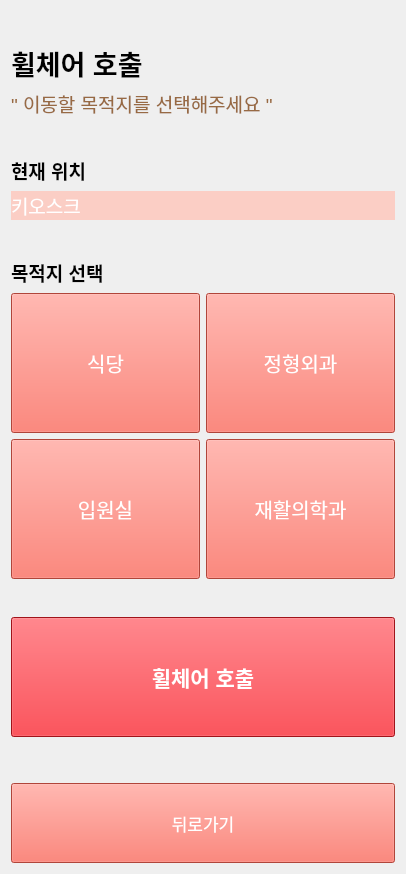
<?xml version="1.0" encoding="UTF-8"?>
<ui version="4.0">
 <class>kiosk_wheel</class>
 <widget class="QWidget" name="kiosk_wheel">
  <property name="geometry">
   <rect>
    <x>0</x>
    <y>0</y>
    <width>406</width>
    <height>874</height>
   </rect>
  </property>
  <property name="windowTitle">
   <string>휠체어 호출</string>
  </property>
  <layout class="QVBoxLayout" name="mainLayout">
   <item>
    <spacer>
     <property name="sizeHint" stdset="0">
      <size>
       <width>20</width>
       <height>20</height>
      </size>
     </property>
    </spacer>
   </item>
   <item>
    <widget class="QLabel" name="label_title">
     <property name="font">
      <font>
       <pointsize>20</pointsize>
       <weight>75</weight>
       <bold>true</bold>
      </font>
     </property>
     <property name="text">
      <string>휠체어 호출</string>
     </property>
    </widget>
   </item>
   <item>
    <widget class="QLabel" name="label_desc">
     <property name="font">
      <font>
       <pointsize>14</pointsize>
      </font>
     </property>
     <property name="styleSheet">
      <string notr="true">color: rgb(152, 106, 68);</string>
     </property>
     <property name="text">
      <string>&quot; 이동할 목적지를 선택해주세요 &quot;</string>
     </property>
    </widget>
   </item>
   <item>
    <spacer>
     <property name="sizeHint" stdset="0">
      <size>
       <width>20</width>
       <height>25</height>
      </size>
     </property>
    </spacer>
   </item>
   <item>
    <widget class="QLabel" name="label_from_title">
     <property name="font">
      <font>
       <pointsize>14</pointsize>
       <weight>75</weight>
       <bold>true</bold>
      </font>
     </property>
     <property name="text">
      <string>현재 위치</string>
     </property>
    </widget>
   </item>
   <item>
    <widget class="QLabel" name="label_from">
     <property name="font">
      <font>
       <pointsize>14</pointsize>
      </font>
     </property>
     <property name="styleSheet">
      <string notr="true">background-color: rgb(251, 206, 197);
color: rgb(255, 255, 255);</string>
     </property>
     <property name="frameShape">
      <enum>QFrame::NoFrame</enum>
     </property>
     <property name="text">
      <string>키오스크</string>
     </property>
    </widget>
   </item>
   <item>
    <spacer>
     <property name="sizeHint" stdset="0">
      <size>
       <width>20</width>
       <height>25</height>
      </size>
     </property>
    </spacer>
   </item>
   <item>
    <widget class="QLabel" name="label_to_title">
     <property name="font">
      <font>
       <pointsize>14</pointsize>
       <weight>75</weight>
       <bold>true</bold>
      </font>
     </property>
     <property name="text">
      <string>목적지 선택</string>
     </property>
    </widget>
   </item>
   <item>
    <layout class="QGridLayout" name="gridLayout">
     <item row="0" column="1">
      <widget class="QPushButton" name="btn_dest_jung">
       <property name="minimumSize">
        <size>
         <width>0</width>
         <height>140</height>
        </size>
       </property>
       <property name="palette">
        <palette>
         <active>
          <colorrole role="WindowText">
           <brush brushstyle="SolidPattern">
            <color alpha="255">
             <red>255</red>
             <green>255</green>
             <blue>255</blue>
            </color>
           </brush>
          </colorrole>
          <colorrole role="Button">
           <brush brushstyle="SolidPattern">
            <color alpha="255">
             <red>246</red>
             <green>97</green>
             <blue>81</blue>
            </color>
           </brush>
          </colorrole>
          <colorrole role="Text">
           <brush brushstyle="SolidPattern">
            <color alpha="255">
             <red>255</red>
             <green>255</green>
             <blue>255</blue>
            </color>
           </brush>
          </colorrole>
          <colorrole role="ButtonText">
           <brush brushstyle="SolidPattern">
            <color alpha="255">
             <red>255</red>
             <green>255</green>
             <blue>255</blue>
            </color>
           </brush>
          </colorrole>
          <colorrole role="Base">
           <brush brushstyle="SolidPattern">
            <color alpha="255">
             <red>246</red>
             <green>97</green>
             <blue>81</blue>
            </color>
           </brush>
          </colorrole>
          <colorrole role="Window">
           <brush brushstyle="SolidPattern">
            <color alpha="255">
             <red>246</red>
             <green>97</green>
             <blue>81</blue>
            </color>
           </brush>
          </colorrole>
          <colorrole role="Highlight">
           <brush brushstyle="SolidPattern">
            <color alpha="255">
             <red>39</red>
             <green>191</green>
             <blue>115</blue>
            </color>
           </brush>
          </colorrole>
          <colorrole role="PlaceholderText">
           <brush brushstyle="SolidPattern">
            <color alpha="255">
             <red>255</red>
             <green>255</green>
             <blue>255</blue>
            </color>
           </brush>
          </colorrole>
         </active>
         <inactive>
          <colorrole role="WindowText">
           <brush brushstyle="SolidPattern">
            <color alpha="255">
             <red>255</red>
             <green>255</green>
             <blue>255</blue>
            </color>
           </brush>
          </colorrole>
          <colorrole role="Button">
           <brush brushstyle="SolidPattern">
            <color alpha="255">
             <red>246</red>
             <green>97</green>
             <blue>81</blue>
            </color>
           </brush>
          </colorrole>
          <colorrole role="Text">
           <brush brushstyle="SolidPattern">
            <color alpha="255">
             <red>255</red>
             <green>255</green>
             <blue>255</blue>
            </color>
           </brush>
          </colorrole>
          <colorrole role="ButtonText">
           <brush brushstyle="SolidPattern">
            <color alpha="255">
             <red>255</red>
             <green>255</green>
             <blue>255</blue>
            </color>
           </brush>
          </colorrole>
          <colorrole role="Base">
           <brush brushstyle="SolidPattern">
            <color alpha="255">
             <red>246</red>
             <green>97</green>
             <blue>81</blue>
            </color>
           </brush>
          </colorrole>
          <colorrole role="Window">
           <brush brushstyle="SolidPattern">
            <color alpha="255">
             <red>246</red>
             <green>97</green>
             <blue>81</blue>
            </color>
           </brush>
          </colorrole>
          <colorrole role="Highlight">
           <brush brushstyle="SolidPattern">
            <color alpha="255">
             <red>39</red>
             <green>191</green>
             <blue>115</blue>
            </color>
           </brush>
          </colorrole>
          <colorrole role="PlaceholderText">
           <brush brushstyle="SolidPattern">
            <color alpha="255">
             <red>255</red>
             <green>255</green>
             <blue>255</blue>
            </color>
           </brush>
          </colorrole>
         </inactive>
         <disabled>
          <colorrole role="WindowText">
           <brush brushstyle="SolidPattern">
            <color alpha="255">
             <red>255</red>
             <green>255</green>
             <blue>255</blue>
            </color>
           </brush>
          </colorrole>
          <colorrole role="Button">
           <brush brushstyle="SolidPattern">
            <color alpha="255">
             <red>246</red>
             <green>97</green>
             <blue>81</blue>
            </color>
           </brush>
          </colorrole>
          <colorrole role="Text">
           <brush brushstyle="SolidPattern">
            <color alpha="255">
             <red>255</red>
             <green>255</green>
             <blue>255</blue>
            </color>
           </brush>
          </colorrole>
          <colorrole role="ButtonText">
           <brush brushstyle="SolidPattern">
            <color alpha="255">
             <red>255</red>
             <green>255</green>
             <blue>255</blue>
            </color>
           </brush>
          </colorrole>
          <colorrole role="Base">
           <brush brushstyle="SolidPattern">
            <color alpha="255">
             <red>246</red>
             <green>97</green>
             <blue>81</blue>
            </color>
           </brush>
          </colorrole>
          <colorrole role="Window">
           <brush brushstyle="SolidPattern">
            <color alpha="255">
             <red>246</red>
             <green>97</green>
             <blue>81</blue>
            </color>
           </brush>
          </colorrole>
          <colorrole role="Highlight">
           <brush brushstyle="SolidPattern">
            <color alpha="255">
             <red>39</red>
             <green>191</green>
             <blue>115</blue>
            </color>
           </brush>
          </colorrole>
          <colorrole role="PlaceholderText">
           <brush brushstyle="SolidPattern">
            <color alpha="255">
             <red>255</red>
             <green>255</green>
             <blue>255</blue>
            </color>
           </brush>
          </colorrole>
         </disabled>
        </palette>
       </property>
       <property name="font">
        <font>
         <pointsize>15</pointsize>
        </font>
       </property>
       <property name="styleSheet">
        <string notr="true">color: rgb(255, 255, 255);
background-color: rgb(246, 97, 81);</string>
       </property>
       <property name="text">
        <string>정형외과</string>
       </property>
       <property name="checkable">
        <bool>false</bool>
       </property>
       <property name="checked">
        <bool>false</bool>
       </property>
      </widget>
     </item>
     <item row="0" column="0">
      <widget class="QPushButton" name="btn_dest_food">
       <property name="minimumSize">
        <size>
         <width>0</width>
         <height>140</height>
        </size>
       </property>
       <property name="palette">
        <palette>
         <active>
          <colorrole role="WindowText">
           <brush brushstyle="SolidPattern">
            <color alpha="255">
             <red>255</red>
             <green>255</green>
             <blue>255</blue>
            </color>
           </brush>
          </colorrole>
          <colorrole role="Button">
           <brush brushstyle="SolidPattern">
            <color alpha="255">
             <red>246</red>
             <green>97</green>
             <blue>81</blue>
            </color>
           </brush>
          </colorrole>
          <colorrole role="Text">
           <brush brushstyle="SolidPattern">
            <color alpha="255">
             <red>255</red>
             <green>255</green>
             <blue>255</blue>
            </color>
           </brush>
          </colorrole>
          <colorrole role="ButtonText">
           <brush brushstyle="SolidPattern">
            <color alpha="255">
             <red>255</red>
             <green>255</green>
             <blue>255</blue>
            </color>
           </brush>
          </colorrole>
          <colorrole role="Base">
           <brush brushstyle="SolidPattern">
            <color alpha="255">
             <red>246</red>
             <green>97</green>
             <blue>81</blue>
            </color>
           </brush>
          </colorrole>
          <colorrole role="Window">
           <brush brushstyle="SolidPattern">
            <color alpha="255">
             <red>246</red>
             <green>97</green>
             <blue>81</blue>
            </color>
           </brush>
          </colorrole>
          <colorrole role="Highlight">
           <brush brushstyle="SolidPattern">
            <color alpha="255">
             <red>39</red>
             <green>191</green>
             <blue>115</blue>
            </color>
           </brush>
          </colorrole>
          <colorrole role="PlaceholderText">
           <brush brushstyle="SolidPattern">
            <color alpha="255">
             <red>255</red>
             <green>255</green>
             <blue>255</blue>
            </color>
           </brush>
          </colorrole>
         </active>
         <inactive>
          <colorrole role="WindowText">
           <brush brushstyle="SolidPattern">
            <color alpha="255">
             <red>255</red>
             <green>255</green>
             <blue>255</blue>
            </color>
           </brush>
          </colorrole>
          <colorrole role="Button">
           <brush brushstyle="SolidPattern">
            <color alpha="255">
             <red>246</red>
             <green>97</green>
             <blue>81</blue>
            </color>
           </brush>
          </colorrole>
          <colorrole role="Text">
           <brush brushstyle="SolidPattern">
            <color alpha="255">
             <red>255</red>
             <green>255</green>
             <blue>255</blue>
            </color>
           </brush>
          </colorrole>
          <colorrole role="ButtonText">
           <brush brushstyle="SolidPattern">
            <color alpha="255">
             <red>255</red>
             <green>255</green>
             <blue>255</blue>
            </color>
           </brush>
          </colorrole>
          <colorrole role="Base">
           <brush brushstyle="SolidPattern">
            <color alpha="255">
             <red>246</red>
             <green>97</green>
             <blue>81</blue>
            </color>
           </brush>
          </colorrole>
          <colorrole role="Window">
           <brush brushstyle="SolidPattern">
            <color alpha="255">
             <red>246</red>
             <green>97</green>
             <blue>81</blue>
            </color>
           </brush>
          </colorrole>
          <colorrole role="Highlight">
           <brush brushstyle="SolidPattern">
            <color alpha="255">
             <red>39</red>
             <green>191</green>
             <blue>115</blue>
            </color>
           </brush>
          </colorrole>
          <colorrole role="PlaceholderText">
           <brush brushstyle="SolidPattern">
            <color alpha="255">
             <red>255</red>
             <green>255</green>
             <blue>255</blue>
            </color>
           </brush>
          </colorrole>
         </inactive>
         <disabled>
          <colorrole role="WindowText">
           <brush brushstyle="SolidPattern">
            <color alpha="255">
             <red>255</red>
             <green>255</green>
             <blue>255</blue>
            </color>
           </brush>
          </colorrole>
          <colorrole role="Button">
           <brush brushstyle="SolidPattern">
            <color alpha="255">
             <red>246</red>
             <green>97</green>
             <blue>81</blue>
            </color>
           </brush>
          </colorrole>
          <colorrole role="Text">
           <brush brushstyle="SolidPattern">
            <color alpha="255">
             <red>255</red>
             <green>255</green>
             <blue>255</blue>
            </color>
           </brush>
          </colorrole>
          <colorrole role="ButtonText">
           <brush brushstyle="SolidPattern">
            <color alpha="255">
             <red>255</red>
             <green>255</green>
             <blue>255</blue>
            </color>
           </brush>
          </colorrole>
          <colorrole role="Base">
           <brush brushstyle="SolidPattern">
            <color alpha="255">
             <red>246</red>
             <green>97</green>
             <blue>81</blue>
            </color>
           </brush>
          </colorrole>
          <colorrole role="Window">
           <brush brushstyle="SolidPattern">
            <color alpha="255">
             <red>246</red>
             <green>97</green>
             <blue>81</blue>
            </color>
           </brush>
          </colorrole>
          <colorrole role="Highlight">
           <brush brushstyle="SolidPattern">
            <color alpha="255">
             <red>39</red>
             <green>191</green>
             <blue>115</blue>
            </color>
           </brush>
          </colorrole>
          <colorrole role="PlaceholderText">
           <brush brushstyle="SolidPattern">
            <color alpha="255">
             <red>255</red>
             <green>255</green>
             <blue>255</blue>
            </color>
           </brush>
          </colorrole>
         </disabled>
        </palette>
       </property>
       <property name="font">
        <font>
         <pointsize>15</pointsize>
        </font>
       </property>
       <property name="styleSheet">
        <string notr="true">color: rgb(255, 255, 255);
background-color: rgb(246, 97, 81);</string>
       </property>
       <property name="text">
        <string>식당</string>
       </property>
       <property name="checkable">
        <bool>false</bool>
       </property>
       <property name="checked">
        <bool>false</bool>
       </property>
      </widget>
     </item>
     <item row="1" column="0">
      <widget class="QPushButton" name="btn_dest_room">
       <property name="minimumSize">
        <size>
         <width>0</width>
         <height>140</height>
        </size>
       </property>
       <property name="palette">
        <palette>
         <active>
          <colorrole role="WindowText">
           <brush brushstyle="SolidPattern">
            <color alpha="255">
             <red>255</red>
             <green>255</green>
             <blue>255</blue>
            </color>
           </brush>
          </colorrole>
          <colorrole role="Button">
           <brush brushstyle="SolidPattern">
            <color alpha="255">
             <red>246</red>
             <green>97</green>
             <blue>81</blue>
            </color>
           </brush>
          </colorrole>
          <colorrole role="Text">
           <brush brushstyle="SolidPattern">
            <color alpha="255">
             <red>255</red>
             <green>255</green>
             <blue>255</blue>
            </color>
           </brush>
          </colorrole>
          <colorrole role="ButtonText">
           <brush brushstyle="SolidPattern">
            <color alpha="255">
             <red>255</red>
             <green>255</green>
             <blue>255</blue>
            </color>
           </brush>
          </colorrole>
          <colorrole role="Base">
           <brush brushstyle="SolidPattern">
            <color alpha="255">
             <red>246</red>
             <green>97</green>
             <blue>81</blue>
            </color>
           </brush>
          </colorrole>
          <colorrole role="Window">
           <brush brushstyle="SolidPattern">
            <color alpha="255">
             <red>246</red>
             <green>97</green>
             <blue>81</blue>
            </color>
           </brush>
          </colorrole>
          <colorrole role="Highlight">
           <brush brushstyle="SolidPattern">
            <color alpha="255">
             <red>39</red>
             <green>191</green>
             <blue>115</blue>
            </color>
           </brush>
          </colorrole>
          <colorrole role="PlaceholderText">
           <brush brushstyle="SolidPattern">
            <color alpha="255">
             <red>255</red>
             <green>255</green>
             <blue>255</blue>
            </color>
           </brush>
          </colorrole>
         </active>
         <inactive>
          <colorrole role="WindowText">
           <brush brushstyle="SolidPattern">
            <color alpha="255">
             <red>255</red>
             <green>255</green>
             <blue>255</blue>
            </color>
           </brush>
          </colorrole>
          <colorrole role="Button">
           <brush brushstyle="SolidPattern">
            <color alpha="255">
             <red>246</red>
             <green>97</green>
             <blue>81</blue>
            </color>
           </brush>
          </colorrole>
          <colorrole role="Text">
           <brush brushstyle="SolidPattern">
            <color alpha="255">
             <red>255</red>
             <green>255</green>
             <blue>255</blue>
            </color>
           </brush>
          </colorrole>
          <colorrole role="ButtonText">
           <brush brushstyle="SolidPattern">
            <color alpha="255">
             <red>255</red>
             <green>255</green>
             <blue>255</blue>
            </color>
           </brush>
          </colorrole>
          <colorrole role="Base">
           <brush brushstyle="SolidPattern">
            <color alpha="255">
             <red>246</red>
             <green>97</green>
             <blue>81</blue>
            </color>
           </brush>
          </colorrole>
          <colorrole role="Window">
           <brush brushstyle="SolidPattern">
            <color alpha="255">
             <red>246</red>
             <green>97</green>
             <blue>81</blue>
            </color>
           </brush>
          </colorrole>
          <colorrole role="Highlight">
           <brush brushstyle="SolidPattern">
            <color alpha="255">
             <red>39</red>
             <green>191</green>
             <blue>115</blue>
            </color>
           </brush>
          </colorrole>
          <colorrole role="PlaceholderText">
           <brush brushstyle="SolidPattern">
            <color alpha="255">
             <red>255</red>
             <green>255</green>
             <blue>255</blue>
            </color>
           </brush>
          </colorrole>
         </inactive>
         <disabled>
          <colorrole role="WindowText">
           <brush brushstyle="SolidPattern">
            <color alpha="255">
             <red>255</red>
             <green>255</green>
             <blue>255</blue>
            </color>
           </brush>
          </colorrole>
          <colorrole role="Button">
           <brush brushstyle="SolidPattern">
            <color alpha="255">
             <red>246</red>
             <green>97</green>
             <blue>81</blue>
            </color>
           </brush>
          </colorrole>
          <colorrole role="Text">
           <brush brushstyle="SolidPattern">
            <color alpha="255">
             <red>255</red>
             <green>255</green>
             <blue>255</blue>
            </color>
           </brush>
          </colorrole>
          <colorrole role="ButtonText">
           <brush brushstyle="SolidPattern">
            <color alpha="255">
             <red>255</red>
             <green>255</green>
             <blue>255</blue>
            </color>
           </brush>
          </colorrole>
          <colorrole role="Base">
           <brush brushstyle="SolidPattern">
            <color alpha="255">
             <red>246</red>
             <green>97</green>
             <blue>81</blue>
            </color>
           </brush>
          </colorrole>
          <colorrole role="Window">
           <brush brushstyle="SolidPattern">
            <color alpha="255">
             <red>246</red>
             <green>97</green>
             <blue>81</blue>
            </color>
           </brush>
          </colorrole>
          <colorrole role="Highlight">
           <brush brushstyle="SolidPattern">
            <color alpha="255">
             <red>39</red>
             <green>191</green>
             <blue>115</blue>
            </color>
           </brush>
          </colorrole>
          <colorrole role="PlaceholderText">
           <brush brushstyle="SolidPattern">
            <color alpha="255">
             <red>255</red>
             <green>255</green>
             <blue>255</blue>
            </color>
           </brush>
          </colorrole>
         </disabled>
        </palette>
       </property>
       <property name="font">
        <font>
         <pointsize>15</pointsize>
        </font>
       </property>
       <property name="styleSheet">
        <string notr="true">color: rgb(255, 255, 255);
background-color: rgb(246, 97, 81);</string>
       </property>
       <property name="text">
        <string>입원실</string>
       </property>
       <property name="checkable">
        <bool>false</bool>
       </property>
      </widget>
     </item>
     <item row="1" column="1">
      <widget class="QPushButton" name="btn_dest_jae">
       <property name="minimumSize">
        <size>
         <width>0</width>
         <height>140</height>
        </size>
       </property>
       <property name="font">
        <font>
         <pointsize>15</pointsize>
        </font>
       </property>
       <property name="styleSheet">
        <string notr="true">color: rgb(255, 255, 255);
background-color: rgb(246, 97, 81);</string>
       </property>
       <property name="text">
        <string>재활의학과</string>
       </property>
       <property name="checkable">
        <bool>false</bool>
       </property>
      </widget>
     </item>
    </layout>
   </item>
   <item>
    <spacer>
     <property name="sizeHint" stdset="0">
      <size>
       <width>20</width>
       <height>30</height>
      </size>
     </property>
    </spacer>
   </item>
   <item>
    <widget class="QPushButton" name="btn_call">
     <property name="minimumSize">
      <size>
       <width>0</width>
       <height>120</height>
      </size>
     </property>
     <property name="palette">
      <palette>
       <active>
        <colorrole role="WindowText">
         <brush brushstyle="SolidPattern">
          <color alpha="255">
           <red>255</red>
           <green>255</green>
           <blue>255</blue>
          </color>
         </brush>
        </colorrole>
        <colorrole role="Button">
         <brush brushstyle="SolidPattern">
          <color alpha="255">
           <red>224</red>
           <green>27</green>
           <blue>36</blue>
          </color>
         </brush>
        </colorrole>
        <colorrole role="Text">
         <brush brushstyle="SolidPattern">
          <color alpha="255">
           <red>255</red>
           <green>255</green>
           <blue>255</blue>
          </color>
         </brush>
        </colorrole>
        <colorrole role="ButtonText">
         <brush brushstyle="SolidPattern">
          <color alpha="255">
           <red>255</red>
           <green>255</green>
           <blue>255</blue>
          </color>
         </brush>
        </colorrole>
        <colorrole role="Base">
         <brush brushstyle="SolidPattern">
          <color alpha="255">
           <red>224</red>
           <green>27</green>
           <blue>36</blue>
          </color>
         </brush>
        </colorrole>
        <colorrole role="Window">
         <brush brushstyle="SolidPattern">
          <color alpha="255">
           <red>224</red>
           <green>27</green>
           <blue>36</blue>
          </color>
         </brush>
        </colorrole>
        <colorrole role="Highlight">
         <brush brushstyle="SolidPattern">
          <color alpha="255">
           <red>39</red>
           <green>191</green>
           <blue>115</blue>
          </color>
         </brush>
        </colorrole>
        <colorrole role="PlaceholderText">
         <brush brushstyle="SolidPattern">
          <color alpha="255">
           <red>255</red>
           <green>255</green>
           <blue>255</blue>
          </color>
         </brush>
        </colorrole>
       </active>
       <inactive>
        <colorrole role="WindowText">
         <brush brushstyle="SolidPattern">
          <color alpha="255">
           <red>255</red>
           <green>255</green>
           <blue>255</blue>
          </color>
         </brush>
        </colorrole>
        <colorrole role="Button">
         <brush brushstyle="SolidPattern">
          <color alpha="255">
           <red>224</red>
           <green>27</green>
           <blue>36</blue>
          </color>
         </brush>
        </colorrole>
        <colorrole role="Text">
         <brush brushstyle="SolidPattern">
          <color alpha="255">
           <red>255</red>
           <green>255</green>
           <blue>255</blue>
          </color>
         </brush>
        </colorrole>
        <colorrole role="ButtonText">
         <brush brushstyle="SolidPattern">
          <color alpha="255">
           <red>255</red>
           <green>255</green>
           <blue>255</blue>
          </color>
         </brush>
        </colorrole>
        <colorrole role="Base">
         <brush brushstyle="SolidPattern">
          <color alpha="255">
           <red>224</red>
           <green>27</green>
           <blue>36</blue>
          </color>
         </brush>
        </colorrole>
        <colorrole role="Window">
         <brush brushstyle="SolidPattern">
          <color alpha="255">
           <red>224</red>
           <green>27</green>
           <blue>36</blue>
          </color>
         </brush>
        </colorrole>
        <colorrole role="Highlight">
         <brush brushstyle="SolidPattern">
          <color alpha="255">
           <red>39</red>
           <green>191</green>
           <blue>115</blue>
          </color>
         </brush>
        </colorrole>
        <colorrole role="PlaceholderText">
         <brush brushstyle="SolidPattern">
          <color alpha="255">
           <red>255</red>
           <green>255</green>
           <blue>255</blue>
          </color>
         </brush>
        </colorrole>
       </inactive>
       <disabled>
        <colorrole role="WindowText">
         <brush brushstyle="SolidPattern">
          <color alpha="255">
           <red>255</red>
           <green>255</green>
           <blue>255</blue>
          </color>
         </brush>
        </colorrole>
        <colorrole role="Button">
         <brush brushstyle="SolidPattern">
          <color alpha="255">
           <red>224</red>
           <green>27</green>
           <blue>36</blue>
          </color>
         </brush>
        </colorrole>
        <colorrole role="Text">
         <brush brushstyle="SolidPattern">
          <color alpha="255">
           <red>255</red>
           <green>255</green>
           <blue>255</blue>
          </color>
         </brush>
        </colorrole>
        <colorrole role="ButtonText">
         <brush brushstyle="SolidPattern">
          <color alpha="255">
           <red>255</red>
           <green>255</green>
           <blue>255</blue>
          </color>
         </brush>
        </colorrole>
        <colorrole role="Base">
         <brush brushstyle="SolidPattern">
          <color alpha="255">
           <red>224</red>
           <green>27</green>
           <blue>36</blue>
          </color>
         </brush>
        </colorrole>
        <colorrole role="Window">
         <brush brushstyle="SolidPattern">
          <color alpha="255">
           <red>224</red>
           <green>27</green>
           <blue>36</blue>
          </color>
         </brush>
        </colorrole>
        <colorrole role="Highlight">
         <brush brushstyle="SolidPattern">
          <color alpha="255">
           <red>39</red>
           <green>191</green>
           <blue>115</blue>
          </color>
         </brush>
        </colorrole>
        <colorrole role="PlaceholderText">
         <brush brushstyle="SolidPattern">
          <color alpha="255">
           <red>255</red>
           <green>255</green>
           <blue>255</blue>
          </color>
         </brush>
        </colorrole>
       </disabled>
      </palette>
     </property>
     <property name="font">
      <font>
       <pointsize>16</pointsize>
       <weight>75</weight>
       <bold>true</bold>
      </font>
     </property>
     <property name="styleSheet">
      <string notr="true">color: rgb(255, 255, 255);
background-color: rgb(224, 27, 36);</string>
     </property>
     <property name="text">
      <string>휠체어 호출</string>
     </property>
    </widget>
   </item>
   <item>
    <spacer name="verticalSpacer">
     <property name="sizeHint" stdset="0">
      <size>
       <width>20</width>
       <height>40</height>
      </size>
     </property>
    </spacer>
   </item>
   <item>
    <widget class="QPushButton" name="btn_back">
     <property name="minimumSize">
      <size>
       <width>0</width>
       <height>80</height>
      </size>
     </property>
     <property name="palette">
      <palette>
       <active>
        <colorrole role="WindowText">
         <brush brushstyle="SolidPattern">
          <color alpha="255">
           <red>255</red>
           <green>255</green>
           <blue>255</blue>
          </color>
         </brush>
        </colorrole>
        <colorrole role="Button">
         <brush brushstyle="SolidPattern">
          <color alpha="255">
           <red>246</red>
           <green>97</green>
           <blue>81</blue>
          </color>
         </brush>
        </colorrole>
        <colorrole role="Text">
         <brush brushstyle="SolidPattern">
          <color alpha="255">
           <red>255</red>
           <green>255</green>
           <blue>255</blue>
          </color>
         </brush>
        </colorrole>
        <colorrole role="ButtonText">
         <brush brushstyle="SolidPattern">
          <color alpha="255">
           <red>255</red>
           <green>255</green>
           <blue>255</blue>
          </color>
         </brush>
        </colorrole>
        <colorrole role="Base">
         <brush brushstyle="SolidPattern">
          <color alpha="255">
           <red>246</red>
           <green>97</green>
           <blue>81</blue>
          </color>
         </brush>
        </colorrole>
        <colorrole role="Window">
         <brush brushstyle="SolidPattern">
          <color alpha="255">
           <red>246</red>
           <green>97</green>
           <blue>81</blue>
          </color>
         </brush>
        </colorrole>
        <colorrole role="PlaceholderText">
         <brush brushstyle="SolidPattern">
          <color alpha="255">
           <red>255</red>
           <green>255</green>
           <blue>255</blue>
          </color>
         </brush>
        </colorrole>
       </active>
       <inactive>
        <colorrole role="WindowText">
         <brush brushstyle="SolidPattern">
          <color alpha="255">
           <red>255</red>
           <green>255</green>
           <blue>255</blue>
          </color>
         </brush>
        </colorrole>
        <colorrole role="Button">
         <brush brushstyle="SolidPattern">
          <color alpha="255">
           <red>246</red>
           <green>97</green>
           <blue>81</blue>
          </color>
         </brush>
        </colorrole>
        <colorrole role="Text">
         <brush brushstyle="SolidPattern">
          <color alpha="255">
           <red>255</red>
           <green>255</green>
           <blue>255</blue>
          </color>
         </brush>
        </colorrole>
        <colorrole role="ButtonText">
         <brush brushstyle="SolidPattern">
          <color alpha="255">
           <red>255</red>
           <green>255</green>
           <blue>255</blue>
          </color>
         </brush>
        </colorrole>
        <colorrole role="Base">
         <brush brushstyle="SolidPattern">
          <color alpha="255">
           <red>246</red>
           <green>97</green>
           <blue>81</blue>
          </color>
         </brush>
        </colorrole>
        <colorrole role="Window">
         <brush brushstyle="SolidPattern">
          <color alpha="255">
           <red>246</red>
           <green>97</green>
           <blue>81</blue>
          </color>
         </brush>
        </colorrole>
        <colorrole role="PlaceholderText">
         <brush brushstyle="SolidPattern">
          <color alpha="255">
           <red>255</red>
           <green>255</green>
           <blue>255</blue>
          </color>
         </brush>
        </colorrole>
       </inactive>
       <disabled>
        <colorrole role="WindowText">
         <brush brushstyle="SolidPattern">
          <color alpha="255">
           <red>255</red>
           <green>255</green>
           <blue>255</blue>
          </color>
         </brush>
        </colorrole>
        <colorrole role="Button">
         <brush brushstyle="SolidPattern">
          <color alpha="255">
           <red>246</red>
           <green>97</green>
           <blue>81</blue>
          </color>
         </brush>
        </colorrole>
        <colorrole role="Text">
         <brush brushstyle="SolidPattern">
          <color alpha="255">
           <red>255</red>
           <green>255</green>
           <blue>255</blue>
          </color>
         </brush>
        </colorrole>
        <colorrole role="ButtonText">
         <brush brushstyle="SolidPattern">
          <color alpha="255">
           <red>255</red>
           <green>255</green>
           <blue>255</blue>
          </color>
         </brush>
        </colorrole>
        <colorrole role="Base">
         <brush brushstyle="SolidPattern">
          <color alpha="255">
           <red>246</red>
           <green>97</green>
           <blue>81</blue>
          </color>
         </brush>
        </colorrole>
        <colorrole role="Window">
         <brush brushstyle="SolidPattern">
          <color alpha="255">
           <red>246</red>
           <green>97</green>
           <blue>81</blue>
          </color>
         </brush>
        </colorrole>
        <colorrole role="PlaceholderText">
         <brush brushstyle="SolidPattern">
          <color alpha="255">
           <red>255</red>
           <green>255</green>
           <blue>255</blue>
          </color>
         </brush>
        </colorrole>
       </disabled>
      </palette>
     </property>
     <property name="font">
      <font>
       <pointsize>13</pointsize>
      </font>
     </property>
     <property name="styleSheet">
      <string notr="true">color: rgb(255, 255, 255);
background-color: rgb(246, 97, 81);</string>
     </property>
     <property name="text">
      <string>뒤로가기</string>
     </property>
    </widget>
   </item>
  </layout>
 </widget>
 <resources/>
 <connections/>
</ui>
